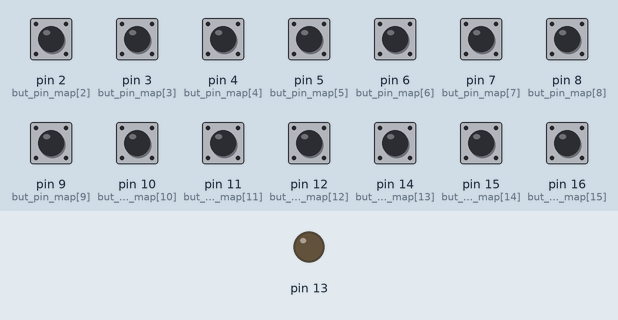
A sketch run on a simulated Arduino Uno, built with avr-gcc and run on an emulated ATmega328P. Parts: output pins drawn as LEDs (lit = HIGH). Inputs (shaded band) come from the test bench; at power-on: pin 2 (but_pin_map[2]), pin 3 (but_pin_map[3]), pin 4 (but_pin_map[4]), pin 5 (but_pin_map[5]), pin 6 (but_pin_map[6]), pin 7 (but_pin_map[7]), pin 8 (but_pin_map[8]), pin 9 (but_pin_map[9]), pin 10 (but_pin_map[10]), pin 11 (but_pin_map[11]), pin 12 (but_pin_map[12]), pin 14 (but_pin_map[13]), pin 15 (but_pin_map[14]), pin 16 (but_pin_map[15]) HIGH. What the sketch prints to the serial monitor is not drawn.

Above: at 1.2 s.
1.3 s: pin 2 (but_pin_map[2]) pulled LOW for 0.15 s
At 2.2 s:
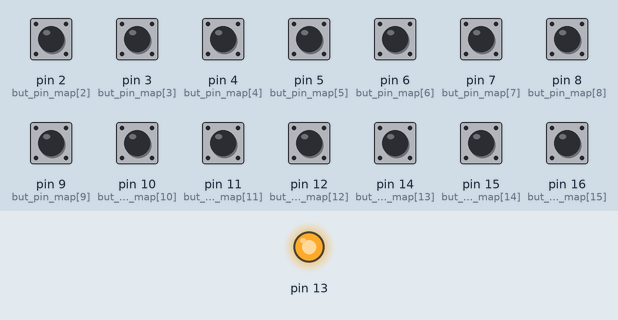
2.9 s: pin 3 (but_pin_map[3]) pulled LOW for 0.15 s
4.5 s: pin 4 (but_pin_map[4]) pulled LOW for 0.15 s
6.1 s: pin 5 (but_pin_map[5]) pulled LOW for 0.15 s
7.7 s: pin 6 (but_pin_map[6]) pulled LOW for 0.15 s
9.3 s: pin 7 (but_pin_map[7]) pulled LOW for 0.15 s
Timing chart, 0 to 11.9 s (numbered marks = the images above; inputs shaded):
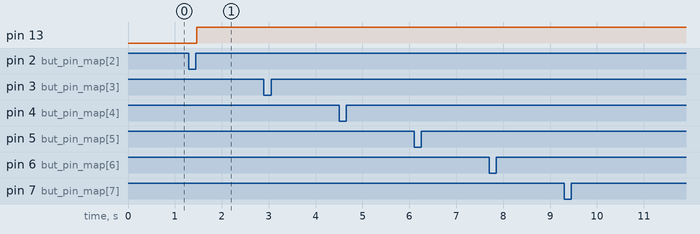

The sketch:

gatillo_teensy.ino
```cpp
#include <Bounce2.h>


const int BOUNCE_TIME = 20;
int press_count = 0;
boolean led_state = false;
int but_pin_map[16] = {0,1,2,3,4,5,6,7,8,9,10,11,12,14,15,16};

Bounce but[16] = {
  Bounce(), Bounce(), Bounce(), Bounce(),
  Bounce(), Bounce(), Bounce(), Bounce(),
  Bounce(), Bounce(), Bounce(), Bounce(),
  Bounce(), Bounce(), Bounce(), Bounce()
};


void setup() {
  Serial.begin(57600);

  for(int i = 0; i < 16; i++){
    pinMode(but_pin_map[i], INPUT_PULLUP);

    but[i].attach(but_pin_map[i]);
    but[i].interval(BOUNCE_TIME);
  }

  pinMode(13, OUTPUT);
  //Serial.println("Pushbutton Bounce library test:");
}


void loop() {
  for(int b = 0; b < 16; b++) {
    if( but[b].update() ){
      if( but[b].rose() ){
          Serial.write(b);
          Serial.write(1);
          if( b < 11 ){
            press_count = press_count + 1;
            if( led_state == false ){
              digitalWrite(13, HIGH);
              led_state = true;
            }
          }

        }

        else if( but[b].fell() ) {
          Serial.write(b);
          Serial.write(0);
          if( b < 11 ){
            press_count = press_count - 1;
            if( (led_state == true) && (press_count == 0) ){
              digitalWrite(13, LOW);
              led_state = false;
            }
          }

        }

    }

  }

}
```

Measured:
- after the input at 1.3 s, pin 13: LOW → HIGH after 0.17 s
- after the input at 2.9 s, every drawn part: stays the same
- after the input at 4.5 s, every drawn part: stays the same
- after the input at 6.1 s, every drawn part: stays the same
- after the input at 7.7 s, every drawn part: stays the same
- after the input at 9.3 s, every drawn part: stays the same
